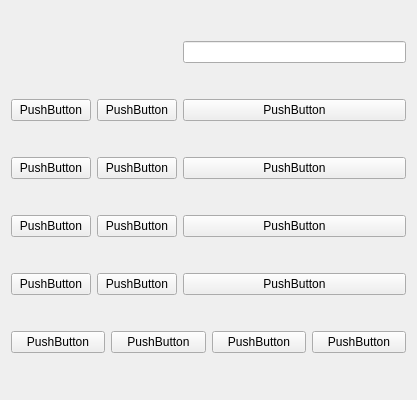
<?xml version="1.0" encoding="UTF-8"?>
<ui version="4.0">
 <class>Form</class>
 <widget class="QWidget" name="Form">
  <property name="geometry">
   <rect>
    <x>0</x>
    <y>0</y>
    <width>417</width>
    <height>400</height>
   </rect>
  </property>
  <property name="windowTitle">
   <string>Form</string>
  </property>
  <layout class="QGridLayout" name="gridLayout">
   <item row="0" column="2">
    <widget class="QLineEdit" name="lineEdit"/>
   </item>
   <item row="1" column="0">
    <widget class="QPushButton" name="pushButton">
     <property name="text">
      <string>PushButton</string>
     </property>
    </widget>
   </item>
   <item row="1" column="1">
    <widget class="QPushButton" name="pushButton_2">
     <property name="text">
      <string>PushButton</string>
     </property>
    </widget>
   </item>
   <item row="1" column="2">
    <widget class="QPushButton" name="pushButton_5">
     <property name="text">
      <string>PushButton</string>
     </property>
    </widget>
   </item>
   <item row="2" column="0">
    <widget class="QPushButton" name="pushButton_4">
     <property name="text">
      <string>PushButton</string>
     </property>
    </widget>
   </item>
   <item row="2" column="1">
    <widget class="QPushButton" name="pushButton_3">
     <property name="text">
      <string>PushButton</string>
     </property>
    </widget>
   </item>
   <item row="2" column="2">
    <widget class="QPushButton" name="pushButton_6">
     <property name="text">
      <string>PushButton</string>
     </property>
    </widget>
   </item>
   <item row="3" column="0">
    <widget class="QPushButton" name="pushButton_7">
     <property name="text">
      <string>PushButton</string>
     </property>
    </widget>
   </item>
   <item row="3" column="1">
    <widget class="QPushButton" name="pushButton_8">
     <property name="text">
      <string>PushButton</string>
     </property>
    </widget>
   </item>
   <item row="3" column="2">
    <widget class="QPushButton" name="pushButton_15">
     <property name="text">
      <string>PushButton</string>
     </property>
    </widget>
   </item>
   <item row="4" column="0">
    <widget class="QPushButton" name="pushButton_14">
     <property name="text">
      <string>PushButton</string>
     </property>
    </widget>
   </item>
   <item row="4" column="1">
    <widget class="QPushButton" name="pushButton_9">
     <property name="text">
      <string>PushButton</string>
     </property>
    </widget>
   </item>
   <item row="4" column="2">
    <widget class="QPushButton" name="pushButton_16">
     <property name="text">
      <string>PushButton</string>
     </property>
    </widget>
   </item>
   <item row="5" column="0" colspan="3">
    <layout class="QHBoxLayout" name="horizontalLayout">
     <item>
      <widget class="QPushButton" name="pushButton_12">
       <property name="text">
        <string>PushButton</string>
       </property>
      </widget>
     </item>
     <item>
      <widget class="QPushButton" name="pushButton_13">
       <property name="text">
        <string>PushButton</string>
       </property>
      </widget>
     </item>
     <item>
      <widget class="QPushButton" name="pushButton_11">
       <property name="text">
        <string>PushButton</string>
       </property>
      </widget>
     </item>
     <item>
      <widget class="QPushButton" name="pushButton_10">
       <property name="text">
        <string>PushButton</string>
       </property>
      </widget>
     </item>
    </layout>
   </item>
  </layout>
 </widget>
 <resources/>
 <connections/>
</ui>
